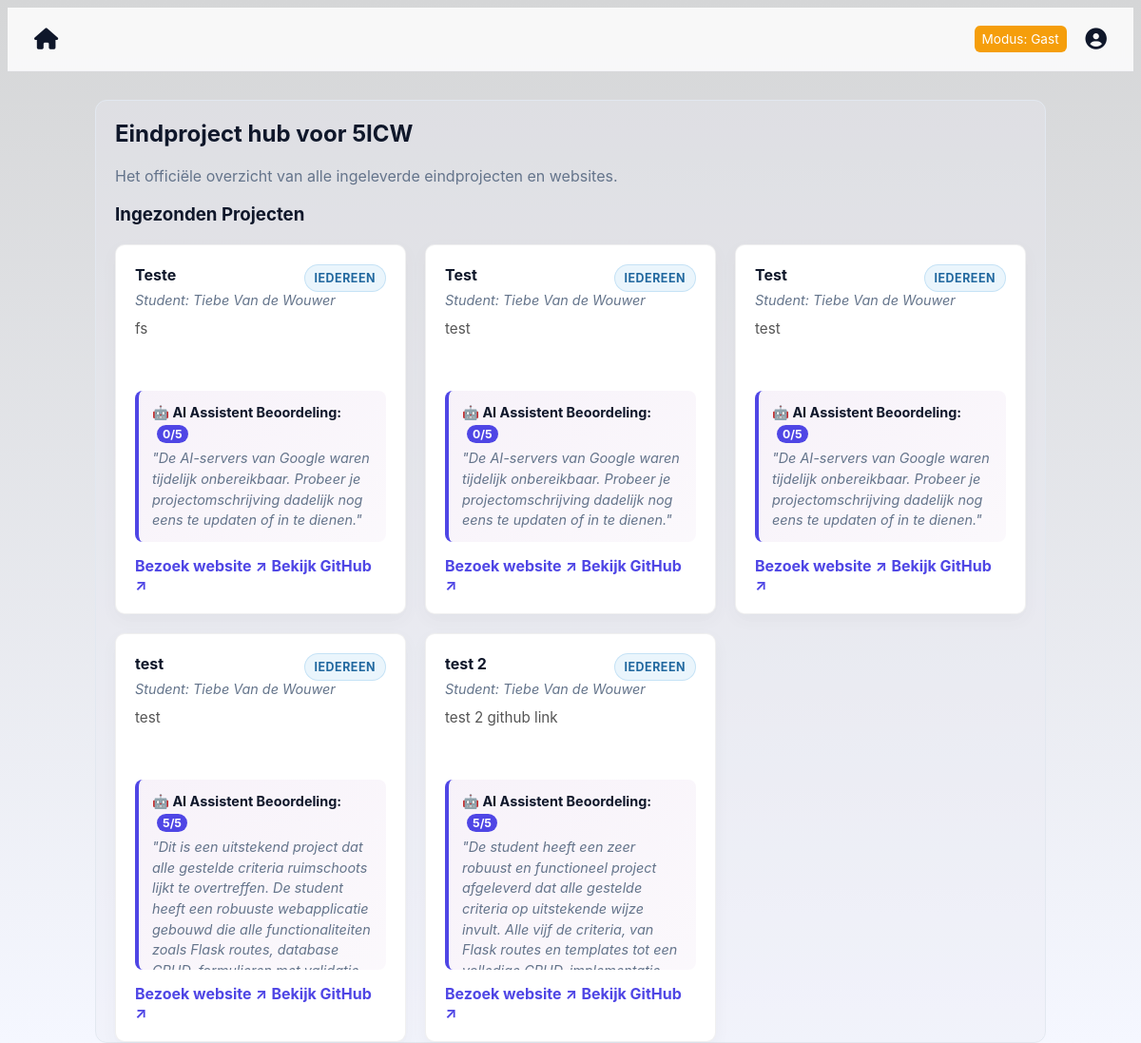
The page / on the database its author committed.
### tables this page shows
CREATE TABLE projects (
            id INTEGER PRIMARY KEY AUTOINCREMENT,
            title TEXT NOT NULL,
            description TEXT NOT NULL,
            link TEXT,
            user_id INTEGER NOT NULL, admin_comment TEXT, visibility TEXT DEFAULT 'public', ai_score INTEGER, ai_feedback TEXT, github_link TEXT, -- HIERMEE KOPPELEN WE HET PROJECT AAN EEN GEBRUIKER
            FOREIGN KEY (user_id) REFERENCES users (id) ON DELETE CASCADE
        );

CREATE TABLE users (
            id INTEGER PRIMARY KEY AUTOINCREMENT,
            name TEXT NOT NULL,
            email TEXT UNIQUE NOT NULL,
            password_hash TEXT NOT NULL,
            verified INTEGER DEFAULT 0,
            role TEXT DEFAULT 'user'  -- HIERMEE HOUDEN WE DE ROL BIJ
        );

### app.py (the view, shortened to what this page needs)
@app.route('/')
def index():
    conn = get_db_connection()
    db = conn.cursor()
    if session.get('user_role') == 'admin':
        projecten = db.execute('''
            SELECT projects.*, users.name AS creator_name
            FROM projects
            JOIN users ON projects.user_id = users.id
        ''').fetchall()
    else:
        projecten = db.execute('''
            SELECT projects.*, users.name AS creator_name
            FROM projects
            JOIN users ON projects.user_id = users.id
            WHERE COALESCE(visibility, 'public') = 'public'
        ''').fetchall()
    conn.close()
    if 'user_name' in session:
        current_user = session['user_name']
        is_guest = False
    else:
        current_user = "Gast"
        is_guest = True
    return render_template('index.html', username=current_user, is_guest=is_guest, projecten=projecten)

### app.py (called while the page is built)
def get_db_connection():
    conn = sqlite3.connect('registrants.db')
    conn.row_factory = sqlite3.Row
    return conn

@app.context_processor
def inject_theme():
    theme = session.get('theme', 'light')
    if theme not in ['light', 'dark', 'ocean', 'dark-neon', 'soft-nature', 'sunset', 'frosted-ice', 'retro-gaming', 'coffee', 'cyberpunk']:
        theme = 'light'
    return {'theme_class': theme}

### templates/index.html (shortened to what this page needs)
{% extends "layout.html" %}
{% block content %}
    <h2>Eindproject hub voor 5ICW</h2>
    <p class="muted">Het officiële overzicht van alle ingeleverde eindprojecten en websites.</p>
    <h3>Ingezonden Projecten</h3>
    {% if projecten %}
        <div class="projects-grid">
            {% for project in projecten %}
            <div class="project-card">
                    <div>
                        <div class="project-card-header">
                            <h4>{{ project['title'] }}</h4>
                            <span class="project-visibility-pill {{ 'visibility-admin' if (project['visibility'] or 'public') == 'admin' else 'visibility-public' }}">
                                {% if (project['visibility'] or 'public') == 'admin' %}Alleen admin{% else %}Iedereen{% endif %}
                            </span>
                        </div>
                        <p class="project-meta">Student: {{ project['creator_name'] }}</p>
                        <p class="project-desc">{{ project['description'] }}</p>
                        <div class="Ai-feedback">
                            <strong style="color: var(--text);">🤖 AI Assistent Beoordeling:</strong>
                            <span class="ai-score-value" style="background: var(--primary); color: white; padding: 2px 6px; border-radius: 10px; font-size: 0.85em; font-weight: bold; margin-left: 5px;">
                                {{ project['ai_score'] }}/5
                            </span>
                            <p class="ai-feedback-text" style="margin: 5px 0 0 0; font-style: italic; color: var(--muted);">
                                    "{{ project['ai_feedback'] }}"
                            </p>
                        </div>
                    </div>
                    <div class="project-actions">
                        <div class="project-links">
                            {% if project['link'] %}
                                <a href="{{ project['link'] }}" target="_blank" class="link-primary">Bezoek website ↗</a>
                            {% endif %}
                            {% if project['github_link'] %}
                                <a href="{{ project['github_link'] }}" target="_blank" class="link-primary">Bekijk GitHub ↗</a>
                            {% endif %}
                        </div>
                    </div>
                </div>
            {% endfor %}
        </div>
    {% else %}
        <p class="muted italic">Er zijn momenteel nog geen eindprojecten ingeleverd door de leerlingen.</p>
    {% endif %}
{% endblock %}

### templates/layout.html (shortened to what this page needs)
<!DOCTYPE html>
<html lang="nl">
<head>
    <link rel="stylesheet" href="{{ url_for('static', filename='style.css') }}">
    <link rel="stylesheet" href="https://cdnjs.cloudflare.com/ajax/libs/font-awesome/6.4.0/css/all.min.css">
</head>
<body class="{{ theme_class }}">
    <header>
        <nav>
            <div class="nav-links">
                <a href="{{ url_for('index') }}" class="icon-link" title="Home page">
                    <i class="fas fa-home"></i>
                </a>
            </div>
            <div class="nav-links">
                {% if session.user_id %}
                    <a href="{{ url_for('upload_project') }}" class="btn btn-success">
                        <span class="show-on-mobile"><i class="fa-solid fa-upload"></i></span>
                        <span class="show-on-desktop">Project Uploaden</span>
                    </a>
                    {% if session.user_role == 'admin' %}
                        <a href="/admin/dashboard" class="btn btn-accent">Admin Paneel</a>
                    {% endif %}
                {% else %}
                    <span class="badge-guest">Modus: Gast</span>
                {% endif %}
                <a href="/profile" class="icon-link" title="Profiel van {{ session.user_name }}">
                    <i class="fa-solid fa-circle-user"></i>
                </a>
            </div>
        </nav>
    </header>
    <main class="container">
        {% block content %}
        {% endblock %}
    </main>
</body>
</html>

### static/style.css (style rules this page uses)
:root { --bg: #f5f7ff; --bg-gradient: #d5d6d7; --card: #ffffff; --muted: #64748b; --primary: #4f46e5; --primary-light: #818cf8; --accent: #f59e0b; --success: #10b981; --danger: #ef4444; --text: #0f172a; --border: #e2e8f0; --glass: rgba(234, 234, 244, 0.34); }
* { box-sizing: border-box }
html,body { height:100% }
body { font-family: Inter, system-ui, -apple-system, 'Segoe UI', Roboto, 'Helvetica Neue', Arial; background: linear-gradient(180deg, var(--bg-gradient) 0%, var(--bg) 100%); background-attachment: fixed; color:var(--text); min-height:100%; -webkit-font-smoothing:antialiased; }
.container { background:var(--glass); border:1px solid var(--border); border-radius:12px; max-width:1000px; margin:30px auto; padding:0 20px; }
header nav { display:flex; justify-content:space-between; align-items:center; gap:16px; padding:16px 20px; background:rgba(255,255,255,0.82); backdrop-filter: blur(6px); border-bottom:1px solid var(--glass); }
.Ai-feedback { max-height: 200px; overflow-y: auto; padding: 12px 14px; background: linear-gradient(135deg, rgba(155, 89, 182, 0.08) 0%, rgba(155, 89, 182, 0.04) 100%); border-left: 4px solid var(--primary); border-radius: 8px; margin-top: 15px; font-size: 0.9em; line-height: 1.5; scroll-behavior: smooth; }
.icon-link { font-size: 1.4rem; color: var(--text); text-decoration: none; display: inline-flex; align-items: center; transition: color 0.2s ease; }
.nav-links { display:flex;align-items:center;gap:12px }
.nav-links a { color:var(--text);text-decoration:none;padding:6px 8px;border-radius:6px }
.badge-guest { background:var(--accent);color:white;padding:6px 8px;border-radius:6px;font-size:0.85rem }
.project-card-header { display:flex;align-items:center;justify-content:space-between;gap:10px;flex-wrap:wrap }
.project-visibility-pill { font-size:0.78rem;padding:6px 10px;border-radius:999px;font-weight:700;text-transform:uppercase;letter-spacing:.04em }
.visibility-public { background:rgba(52,152,219,0.1);color:#21689f;border:1px solid rgba(52,152,219,0.2) }
.projects-grid { display:grid;grid-template-columns:repeat(auto-fill,minmax(280px,1fr));gap:20px;margin-top:20px }
.project-card { border:1px solid rgba(0,0,0,0.06);padding:20px;border-radius:10px;background:var(--card);box-shadow:0 6px 18px rgba(15,20,25,0.04);display:flex;flex-direction:column;justify-content:space-between;transition: all 0.25s ease }
.project-card h4 { margin:0 0 6px 0;color:var(--text) }
.project-meta { margin:0 0 12px 0;font-size:0.9rem;color:var(--muted);font-style:italic }
.muted { color:var(--muted) }
.link-primary { color:var(--primary);text-decoration:none;font-weight:700 }
.project-desc { font-size:0.95rem;color:#555;min-height:60px;margin-top:0 }
.project-actions { display:flex;justify-content:space-between;align-items:center;margin-top:15px }

### rows shown on the page
projects: title "Teste", visibility "IEDEREEN", creator_name "Tiebe Van de Wouwer", description "fs", ai_score "0", ai_feedback "De AI-servers van Google waren tijdelijk onbereikbaar. Probeer je projectomschrijving dadelijk nog eens te updaten of in te dienen."
projects: title "Test", visibility "IEDEREEN", creator_name "Tiebe Van de Wouwer", description "test", ai_score "0", ai_feedback "De AI-servers van Google waren tijdelijk onbereikbaar. Probeer je projectomschrijving dadelijk nog eens te updaten of in te dienen."
projects: title "Test", visibility "IEDEREEN", creator_name "Tiebe Van de Wouwer", description "test", ai_score "0", ai_feedback "De AI-servers van Google waren tijdelijk onbereikbaar. Probeer je projectomschrijving dadelijk nog eens te updaten of in te dienen."
projects: title "test", visibility "IEDEREEN", creator_name "Tiebe Van de Wouwer", description "test", ai_score "5", ai_feedback "Dit is een uitstekend project dat alle gestelde criteria ruimschoots lijkt te overtreffen. De student heeft een robuuste webapplicatie gebouwd die alle functionaliteiten zoals Flask routes, database…"
projects: title "test 2", visibility "IEDEREEN", creator_name "Tiebe Van de Wouwer", description "test 2 github link", ai_score "5", ai_feedback "De student heeft een zeer robuust en functioneel project afgeleverd dat alle gestelde criteria op uitstekende wijze invult. Alle vijf de criteria, van Flask routes en templates tot een…"
